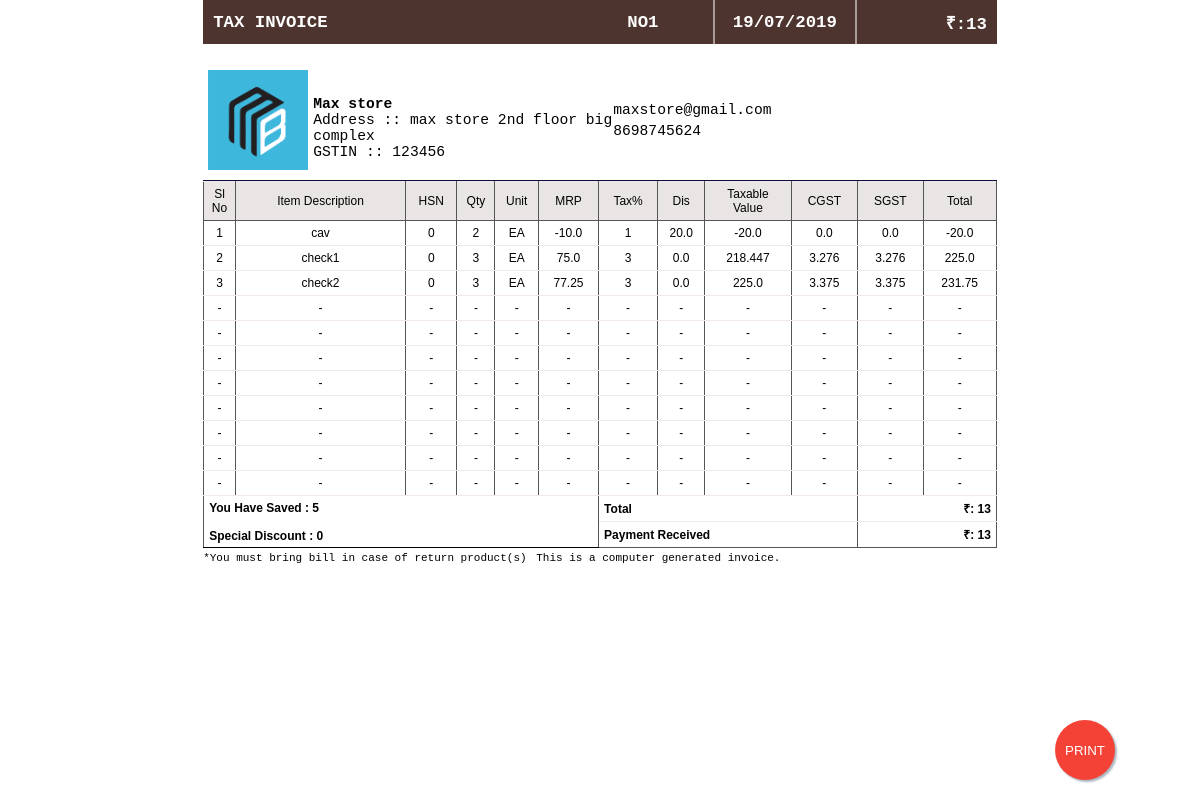
Screenshot of /sales/print_sales_wholesale/1 with the database file from the repository.
### settings_billing/models.py (models this page shows)
class store_details(models.Model):
	store_name=models.CharField(max_length=50)
	store_phone=models.CharField(max_length=15)
	store_gst=models.CharField(max_length=50)
	store_code=models.CharField(max_length=10)
	store_website=models.CharField(max_length=50)
	store_email=models.CharField(max_length=50)
	store_adress=models.CharField(max_length=200)
	store_state=models.CharField(max_length=50)
	cess_status=models.CharField(max_length=5)
	store_logo= models.ImageField(upload_to = 'logo')

### sales/views.py (the view)
# urls.py: url(r'^sales/print_sales_wholesale/(?P<id>\d+)$', views.print_sales_wholesale,name='print_sales'),
def print_sales_wholesale(request,id):
	counts_int=0
	list_count=0
	new_count=[]
	sl_no=[]
	bill_pro_name=[]
	bill_pro_hsn=[]
	bill_pro_qty=[]
	bill_pro_unit=[]
	bill_pro_price=[]
	bill_pro_disc=[]
	bill_pro_tax=[]
	bill_pro_cgst=[]
	bill_pro_sgst=[]
	bill_pro_igst=[]
	bill_pro_total=[]
	bill_pro_taxable_amount=[]
	listssa=create_wholesale_sales_final.objects.values_list('sales_printing', flat=True).get(pk=id)
	sales_invo=create_wholesale_sales_final.objects.values_list('sale_invoice_ref', flat=True).get(pk=id)
	bill_final_date=create_wholesale_sales_final.objects.values_list('sales_date', flat=True).get(pk=id)
	bill_final_total=create_wholesale_sales_final.objects.values_list('subtotal', flat=True).get(pk=id)
	bill_final_tax=create_wholesale_sales_final.objects.values_list('sales_total_tax_amount', flat=True).get(pk=id)
	bill_final_disc=create_wholesale_sales_final.objects.values_list('sales_total_discount_amount', flat=True).get(pk=id)
	payment_recieved=create_wholesale_sales_final.objects.values_list('sales_payment_received', flat=True).get(pk=id)
	cust_invo_sum=create_wholesale_sales_final.objects.values_list('sale_invoice_ref', flat=True).get(pk=id)
	spc_disc=create_sales_final.objects.values_list('sales_special_discount', flat=True).get(pk=id)
	sales=create_wholesale_sales_table.objects.all().filter(sales_invoice_no=sales_invo)
	import ast
	lists=ast.literal_eval(listssa)
	for x in lists:
		list_count=len(x)
	store_info=store_details.objects.latest('id')
	if list_count==13:
		return render(request,'sales/print_retail_sales_bill.html',{'zippy':lists,'bill_final_date':bill_final_date,'bill_final_total':bill_final_total,'bill_final_tax':bill_final_tax,'bill_final_disc':bill_final_disc,
					'payment_recieved':payment_recieved,'cust_invo_sum':"NO"+str(cust_invo_sum),'spc_disc':spc_disc,'store_info':store_info})
	else:
		return render(request,'sales/print_wholesale_sales_bill.html',{'zippy':lists,'bill_final_date':bill_final_date,'bill_final_total':bill_final_total,'bill_final_tax':bill_final_tax,'bill_final_disc':bill_final_disc,
					'payment_recieved':payment_recieved,'cust_invo_sum':"NO"+str(cust_invo_sum),'spc_disc':spc_disc,'store_info':store_info})

### sales/templates/sales/print_wholesale_sales_bill.html (shortened to what this page needs)
{% load static %}
<html lang="en"><head>
</head>
<body>
    <div class="print_container">
        <table class="header top">
            <tbody><tr>
                <td colspan="10">TAX INVOICE</td>
                <td class="small">{{cust_invo_sum}}</td>
                <td class="small">{{bill_final_date|date:"d/m/Y"}}</td>
                <td class="small">₹:{{bill_final_total}}</td>
            </tr>
        </tbody></table>
        <table class="address">
            <tbody><tr>
                <td class="logo">
                  <img src="{{store_info.store_logo.url}}" alt="{{store_info.store_name}}" style="width: 100px;padding: 5px;">
                <td>
                    <p>
                        <strong>{{store_info.store_name}}</strong>
                        <br>
                        Address :: {{store_info.store_adress}}
                        <br>
                        GSTIN :: {{store_info.store_gst}}
                        <br>
                    </p>
                </td>
                <td>
                       <td>
                    <p>{{store_info.store_email}}</p>
                    <p>{{store_info.store_phone}}</p>
                </td>
                </td>
            </tr>
        </tbody></table>
        <table class="content">
            <tbody><tr>
                <th>Sl<br>No</th>
                <th>Item Description</th>
                <th>HSN</th>
                <th>Qty</th>
                <th>Unit</th>
                <th>MRP</th>
                <th>Tax%</th>
                <th>Dis</th>
                <th>Taxable<br>Value</th>
                <th>CGST</th>
                <th>SGST</th>
                <th>Total</th>
            </tr>
            <tr>
                {% for a,b,c,d,e,f,g,h,i,j,k,l in zippy %}
                <td> {{l}}</td>
                <td>{{a|safe}}</td>
                <td>{{b|safe}}</td>
                <td>{{c|safe}}</td>
                <td>{{d|safe}}</td>
                <td>{{e|safe}}</td>
                <td>{{f|safe}}</td>
                <td>{{g|safe}}</td>
                    <td>{{h|safe}}</td>
                    <td>{{i|safe}}</td>
                    <td>{{j|safe}}</td>
                <td>{{k|safe}}</td>
            </tr>
            {% endfor %}
            <tr class="total_amount">
                <td style="text-align: left ;padding:4px 5px;border-bottom: 1px solid " colspan="6" rowspan="2"><h4>You Have Saved : {{bill_final_disc}}</h4><br><h4>Special Discount : {{spc_disc}}</h4></td>
                <td style="text-align: left ;padding:4px 5px" colspan="4"><h4>Total</h4></td>
                <td style="text-align: right ;padding:4px 5px" colspan="3"><h4>₹: {{bill_final_total}}</h4></td>
            </tr>
            <tr class="total_amount">
                <td style="text-align: left ;padding:4px 5px" colspan="4"><h4>Payment Received</h4></td>
                <td style="text-align: right ;padding:4px 5px" colspan="3"><h4>₹: {{bill_final_total}}</h4></td>
            </tr>
        </tbody></table>
        <span style="font-size: 11px; margin-bottom: 0;">*You must bring bill in case of return product(s)</span>
        <span style="font-size: 11px; margin-bottom: 0;class=" last"="">This is a computer generated invoice.</span>
    </div>
    <button class="btn btn-float bgm-red m-btn print-button" onclick="clicktoPrint()" <i="">PRINT</button>
</body></html>

### sales/templates/sales/print_wholesale_sales_bill.html (style rules this page uses)
body { margin: 0; font-family: TimesNewRoman,Ubuntu,"Courier New",Courier, Arial, Helvetica, sans-serif; background: #fff; }
.print_container { width: 210mm; margin: 0 auto; background: #fff; min-height: 100%; }
div.print_container { margin-top: 10px; }
div.print_container:first-child { margin-top: 0; }
table { border-collapse: collapse; }
th, td { padding: 0; }
table { width: 100%; }
h5, h6, h4 { margin: 0; }
.header.top { background: #4E342E; font-size: 13pt; text-transform: uppercase; color: #fff; font-weight: bold; }
.header.top td:nth-child(1) { text-align: left; }
.header.top td { text-align: center; padding: 10px; }
.header.top td.small { width: 120px; }
.header.top td:nth-child(3) { border-left: 2px solid rgba(255,255,255,.5); border-right: 2px solid rgba(255,255,255,.5); width: }
.header.top td:last-child { text-align: right; }
.address tr td { border-bottom: 1px solid #0A0A3C; }
.address tr td.logo { width: 100px; padding: 5px 0; margin-right: 20px; }
.address p { font-size: 11pt; margin: 5px 0; }
.address td:nth-child(2) { width: 300px; }
.content tr td, .content th { border: 1px solid #f2eaea; border-left: 1px solid #555; border-right: 1px solid #555; font-size: 9pt; font-weight: normal; text-align: center; padding: 5px 0; font-family: Arial; }
.content tr:last-child td { border-bottom: 1px solid #555; }
.content th { border-bottom: 1px solid #555; background: #eae5e5; }
.btn-float { bottom: 30px; right: 30px; box-shadow: 2px 2px 2px 0px rgba(5, 40, 70, 0.34); outline: none; border: none; color: #fff; width: 60px; height: 60px; border-radius: 50%; line-height: 45px !important; cursor: pointer; right: 25px; bottom: -23px; z-index: 1; }
.m-btn { bottom: 20px; position: fixed !important; right: 85px; z-index: 1; }
.bgm-red { background-color: #f44336 !important; }

### rows the page displays
store_details: store_logo (picture), store_name "Max store", store_adress "max store 2nd floor big complex", store_gst "123456", store_email "maxstore@gmail.com", store_phone "8698745624"

### other values shown
{{ cust_invo_sum }} "NO1"
{{ bill_final_date|date:"d/m/Y" }} "19/07/2019"
{{ bill_final_total }} "13"
{{ l }} "1" "2" "3" "-" "-" "-" "-" "-" "-" "-" "-"
{{ a|safe }} "cav" "check1" "check2" "-" "-" "-" "-" "-" "-" "-" "-"
{{ b|safe }} "0" "0" "0" "-" "-" "-" "-" "-" "-" "-" "-"
{{ c|safe }} "2" "3" "3" "-" "-" "-" "-" "-" "-" "-" "-"
{{ d|safe }} "EA" "EA" "EA" "-" "-" "-" "-" "-" "-" "-" "-"
{{ e|safe }} "-10.0" "75.0" "77.25" "-" "-" "-" "-" "-" "-" "-" "-"
{{ f|safe }} "1" "3" "3" "-" "-" "-" "-" "-" "-" "-" "-"
{{ g|safe }} "20.0" "0.0" "0.0" "-" "-" "-" "-" "-" "-" "-" "-"
{{ h|safe }} "-20.0" "218.447" "225.0" "-" "-" "-" "-" "-" "-" "-" "-"
{{ i|safe }} "0.0" "3.276" "3.375" "-" "-" "-" "-" "-" "-" "-" "-"
{{ j|safe }} "0.0" "3.276" "3.375" "-" "-" "-" "-" "-" "-" "-" "-"
{{ k|safe }} "-20.0" "225.0" "231.75" "-" "-" "-" "-" "-" "-" "-" "-"
